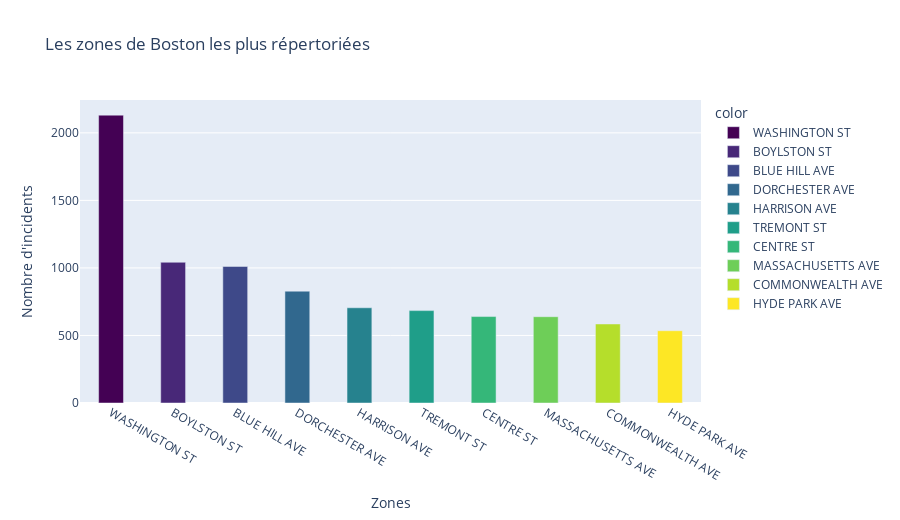

Notebook source saved alongside this figure:
### Code cell
Street=categories['Street'][0:10]
Values=categories['values'][0:10]

fig=px.bar(categories, x=Street,
           y=Values, 
           title= 'Les zones de Boston les plus répertoriées',
           color=categories['Street'][0:10],
           color_discrete_sequence = px.colors.sequential.Viridis,
           height=520)

fig.update_layout(
    xaxis_title_text='Zones', 
    yaxis_title_text='Nombre d\'incidents', 
    bargap=0.2, 
    bargroupgap=0.5)
    
fig.show()

### Figure 1 — Plotly figure (JSON) as saved in the notebook; plotly's stock layout.template omitted (floating-point values rounded to 4 significant figures)
{"data": [{"alignmentgroup": "True", "hovertemplate": "color=WASHINGTON ST<br>x=%{x}<br>y=%{y}<extra></extra>", "legendgroup": "WASHINGTON ST", "marker": {"color": "#440154"}, "name": "WASHINGTON ST", "offsetgroup": "WASHINGTON ST", "orientation": "v", "showlegend": true, "textposition": "auto", "type": "bar", "x": ["WASHINGTON ST"], "xaxis": "x", "y": [2131], "yaxis": "y"}, {"alignmentgroup": "True", "hovertemplate": "color=BOYLSTON ST<br>x=%{x}<br>y=%{y}<extra></extra>", "legendgroup": "BOYLSTON ST", "marker": {"color": "#482878"}, "name": "BOYLSTON ST", "offsetgroup": "BOYLSTON ST", "orientation": "v", "showlegend": true, "textposition": "auto", "type": "bar", "x": ["BOYLSTON ST"], "xaxis": "x", "y": [1042], "yaxis": "y"}, {"alignmentgroup": "True", "hovertemplate": "color=BLUE HILL AVE<br>x=%{x}<br>y=%{y}<extra></extra>", "legendgroup": "BLUE HILL AVE", "marker": {"color": "#3e4989"}, "name": "BLUE HILL AVE", "offsetgroup": "BLUE HILL AVE", "orientation": "v", "showlegend": true, "textposition": "auto", "type": "bar", "x": ["BLUE HILL AVE"], "xaxis": "x", "y": [1011], "yaxis": "y"}, {"alignmentgroup": "True", "hovertemplate": "color=DORCHESTER AVE<br>x=%{x}<br>y=%{y}<extra></extra>", "legendgroup": "DORCHESTER AVE", "marker": {"color": "#31688e"}, "name": "DORCHESTER AVE", "offsetgroup": "DORCHESTER AVE", "orientation": "v", "showlegend": true, "textposition": "auto", "type": "bar", "x": ["DORCHESTER AVE"], "xaxis": "x", "y": [828], "yaxis": "y"}, {"alignmentgroup": "True", "hovertemplate": "color=HARRISON AVE<br>x=%{x}<br>y=%{y}<extra></extra>", "legendgroup": "HARRISON AVE", "marker": {"color": "#26828e"}, "name": "HARRISON AVE", "offsetgroup": "HARRISON AVE", "orientation": "v", "showlegend": true, "textposition": "auto", "type": "bar", "x": ["HARRISON AVE"], "xaxis": "x", "y": [705], "yaxis": "y"}, {"alignmentgroup": "True", "hovertemplate": "color=TREMONT ST<br>x=%{x}<br>y=%{y}<extra></extra>", "legendgroup": "TREMONT ST", "marker": {"color": "#1f9e89"}, "name": "TREMONT ST", "offsetgroup": "TREMONT ST", "orientation": "v", "showlegend": true, "textposition": "auto", "type": "bar", "x": ["TREMONT ST"], "xaxis": "x", "y": [684], "yaxis": "y"}, {"alignmentgroup": "True", "hovertemplate": "color=CENTRE ST<br>x=%{x}<br>y=%{y}<extra></extra>", "legendgroup": "CENTRE ST", "marker": {"color": "#35b779"}, "name": "CENTRE ST", "offsetgroup": "CENTRE ST", "orientation": "v", "showlegend": true, "textposition": "auto", "type": "bar", "x": ["CENTRE ST"], "xaxis": "x", "y": [640], "yaxis": "y"}, {"alignmentgroup": "True", "hovertemplate": "color=MASSACHUSETTS AVE<br>x=%{x}<br>y=%{y}<extra></extra>", "legendgroup": "MASSACHUSETTS AVE", "marker": {"color": "#6ece58"}, "name": "MASSACHUSETTS AVE", "offsetgroup": "MASSACHUSETTS AVE", "orientation": "v", "showlegend": true, "textposition": "auto", "type": "bar", "x": ["MASSACHUSETTS AVE"], "xaxis": "x", "y": [639], "yaxis": "y"}, {"alignmentgroup": "True", "hovertemplate": "color=COMMONWEALTH AVE<br>x=%{x}<br>y=%{y}<extra></extra>", "legendgroup": "COMMONWEALTH AVE", "marker": {"color": "#b5de2b"}, "name": "COMMONWEALTH AVE", "offsetgroup": "COMMONWEALTH AVE", "orientation": "v", "showlegend": true, "textposition": "auto", "type": "bar", "x": ["COMMONWEALTH AVE"], "xaxis": "x", "y": [585], "yaxis": "y"}, {"alignmentgroup": "True", "hovertemplate": "color=HYDE PARK AVE<br>x=%{x}<br>y=%{y}<extra></extra>", "legendgroup": "HYDE PARK AVE", "marker": {"color": "#fde725"}, "name": "HYDE PARK AVE", "offsetgroup": "HYDE PARK AVE", "orientation": "v", "showlegend": true, "textposition": "auto", "type": "bar", "x": ["HYDE PARK AVE"], "xaxis": "x", "y": [535], "yaxis": "y"}], "layout": {"bargap": 0.2, "bargroupgap": 0.5, "barmode": "relative", "height": 520, "legend": {"title": {"text": "color"}, "tracegroupgap": 0}, "title": {"text": "Les zones de Boston les plus répertoriées"}, "xaxis": {"anchor": "y", "domain": [0, 1], "title": {"text": "Zones"}}, "yaxis": {"anchor": "x", "domain": [0, 1], "title": {"text": "Nombre d'incidents"}}}}
